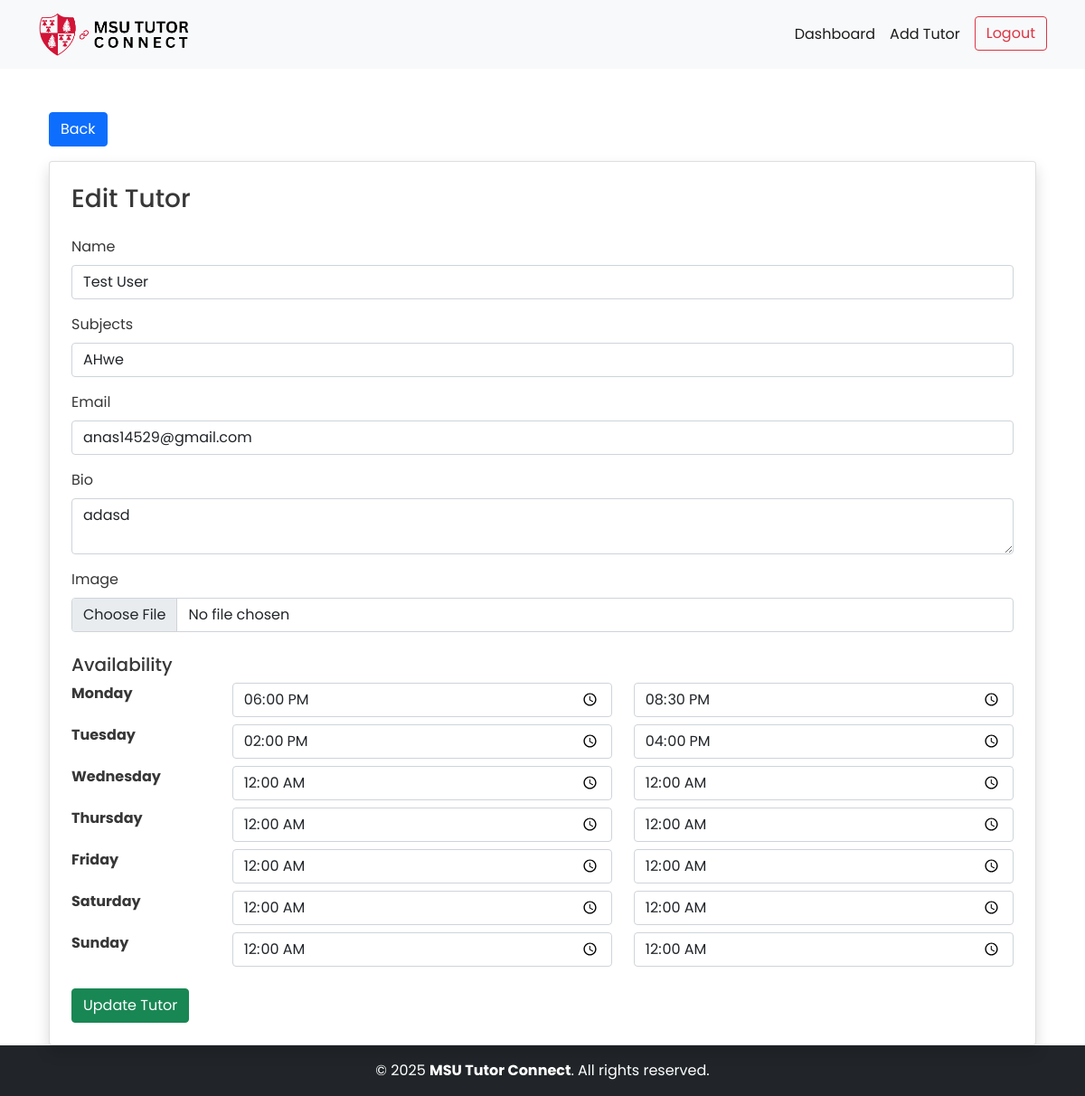
The page /edit_tutor.php?id=1 (signed in) on the database as committed earlier.
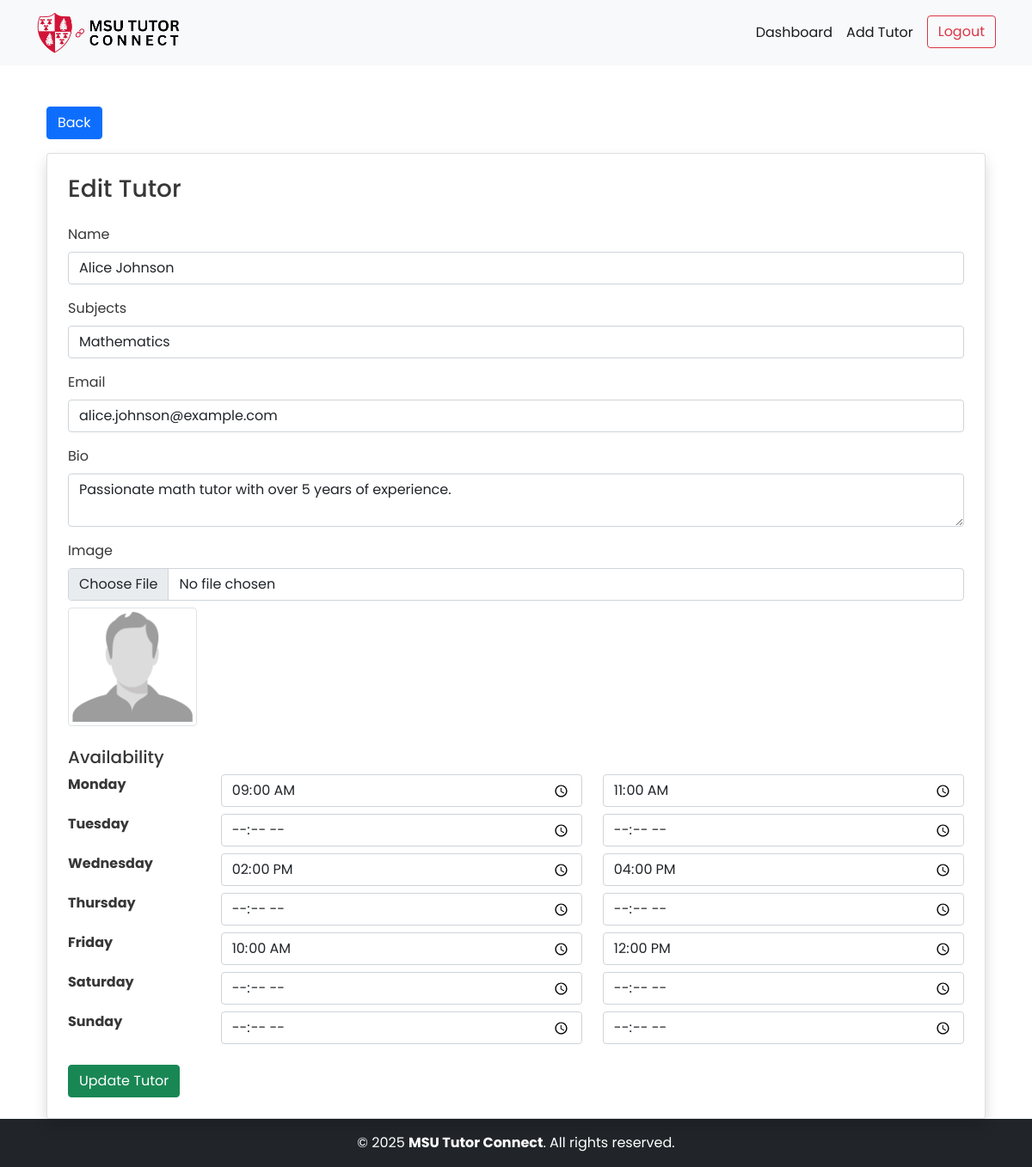
The same page on the database as committed later.
### tables this page shows
CREATE TABLE `tutors` (
  `tutor_id` int NOT NULL,
  `name` varchar(100) NOT NULL,
  `subject` varchar(100) NOT NULL,
  `email` varchar(100) NOT NULL,
  `bio` text NOT NULL,
  `created_at` datetime DEFAULT CURRENT_TIMESTAMP,
  `image` varchar(255) DEFAULT NULL
);

CREATE TABLE `tutoravailability` (
  `id` int NOT NULL,
  `tutor_id` int DEFAULT NULL,
  `day_of_week` enum('Monday','Tuesday','Wednesday','Thursday','Friday','Saturday','Sunday') DEFAULT NULL,
  `start_time` time DEFAULT NULL,
  `end_time` time DEFAULT NULL
);

### core/Controller.php (called while the page is built, shortened)
<?php
class Controller
{
    public function view($view, $data = [])
    {
        extract($data);
        require_once "./app/views/$view.phtml";
        require_once "./app/views/layout.phtml";
    }
}

### app/controllers/AdminController.php (called while the page is built, shortened)
<?php
class AdminController extends Controller
{
    private $tutorModel;
    public function __construct()
    {
        $this->tutorModel = new TutorModel();
    }
    public function editTutor($id)
    {
        $tutor = $this->tutorModel->getTutorById($id);
        $this->view('admin/edit_tutor', ['tutor' => $tutor]);
    }
}

### core/Database.php (called while the page is built, shortened)
<?php
class Database
{
    private static $instance = null;
    private function __construct()
    {
        try {
            $this->pdo = new PDO(
                "mysql:host=" . DB_HOST . ";dbname=" . DB_NAME,
                DB_USER,
                DB_PASS
            );
        } catch (PDOException $e) {
            die("Database connection failed: " . $e->getMessage());
        }
    }
    public static function getDB()
    {
        if (self::$instance === null) {
            self::$instance = new Database();
        }
        return self::$instance->pdo;
    }
}

### core/Model.php (called while the page is built, shortened)
<?php
class Model
{
    public function __construct()
    {
        $this->db = Database::getDB();
    }
}

### app/models/TutorModel.php (called while the page is built, shortened)
<?php
class TutorModel extends Model
{
    public function getTutorById($id)
    {
        $stmt = $this->db->prepare("SELECT * FROM tutors WHERE tutor_id = ?");
        $stmt->execute([$id]);
        $tutor = $stmt->fetch(PDO::FETCH_ASSOC);
        $availabilityStmt = $this->db->prepare("SELECT * FROM tutoravailability WHERE tutor_id = ?");
        $availabilityStmt->execute([$id]);
        $availabilityRows = $availabilityStmt->fetchAll(PDO::FETCH_ASSOC);
        $availability = [];
        foreach ($availabilityRows as $row) {
            $availability[$row['day_of_week']] = [
                'start_time' => $row['start_time'],
                'end_time' => $row['end_time']
            ];
        }
        $tutor['availability'] = $availability;
        return $tutor;
    }
}

### app/views/admin/edit_tutor.phtml (the view, shortened to what this page needs)
<div class="container mt-5">
    <div class="mb-3">
        <a href="<?= BASE_URL ?>admin_dashboard.php" class="btn btn-primary">Back</a>
    </div>
    <div class="card p-4 shadow">
        <h3 class="mb-4">Edit Tutor</h3>
        <form method="POST" enctype="multipart/form-data">
            <div class="mb-3">
                <label class="form-label">Name</label>
                <input type="text" name="name" class="form-control" value="<?= htmlspecialchars($tutor['name']) ?>"
                    required>
            </div>
            <div class="mb-3">
                <label class="form-label">Subjects</label>
                <input type="text" name="subject" class="form-control"
                    value="<?= htmlspecialchars($tutor['subject']) ?>" required>
            </div>
            <div class="mb-3">
                <label class="form-label">Email</label>
                <input type="email" name="email" class="form-control" value="<?= htmlspecialchars($tutor['email']) ?>"
                    required>
            </div>
            <div class="mb-3">
                <label class="form-label">Bio</label>
                <textarea name="bio" class="form-control" required><?= htmlspecialchars($tutor['bio']) ?></textarea>
            </div>
            <div class="mb-3">
                <label class="form-label">Image</label>
                <input type="file" name="image" class="form-control" accept="image/*">
                <?php if (!empty($tutor['image'])): ?>
                    <img src="<?= BASE_URL ?>uploads/<?= $tutor['image'] ?>" class="img-thumbnail mt-2"
                        style="max-width: 150px;">
                <?php endif; ?>
            </div>
            <h5 class="mt-4">Availability</h5>
            <?php foreach (['Monday', 'Tuesday', 'Wednesday', 'Thursday', 'Friday', 'Saturday', 'Sunday'] as $day): ?>
                <div class="row mb-2">
                    <div class="col-md-2"><strong><?= $day ?></strong></div>
                    <div class="col-md-5">
                        <input type="time" name="<?= $day ?>_start" class="form-control"
                            value="<?= htmlspecialchars($tutor['availability'][$day]['start_time'] ?? '') ?>">
                    </div>
                    <div class="col-md-5">
                        <input type="time" name="<?= $day ?>_end" class="form-control"
                            value="<?= htmlspecialchars($tutor['availability'][$day]['end_time'] ?? '') ?>">
                    </div>
                </div>
            <?php endforeach; ?>
            <button type="submit" class="btn btn-success mt-3">Update Tutor</button>
        </form>
    </div>
</div>

Rows that differ between the two databases and show on the page:
removed tutoravailability: start_time "18:00:00", end_time "20:30:00"
changed tutors: name "Test User" → "Alice Johnson"; subject "AHwe" → "Mathematics"; email "anas14529@gmail.com" → "alice.johnson@example.com"; bio "adasd" → "Passionate math tutor with over 5 years of experience."; image: picture added
added tutoravailability: start_time "09:00:00", end_time "11:00:00"
added tutoravailability: start_time "10:00:00", end_time "12:00:00"
Other text that changed with them:
form field value: "00:00:00" → (not shown)
list line gone: "00:00:00 00:00:00"
